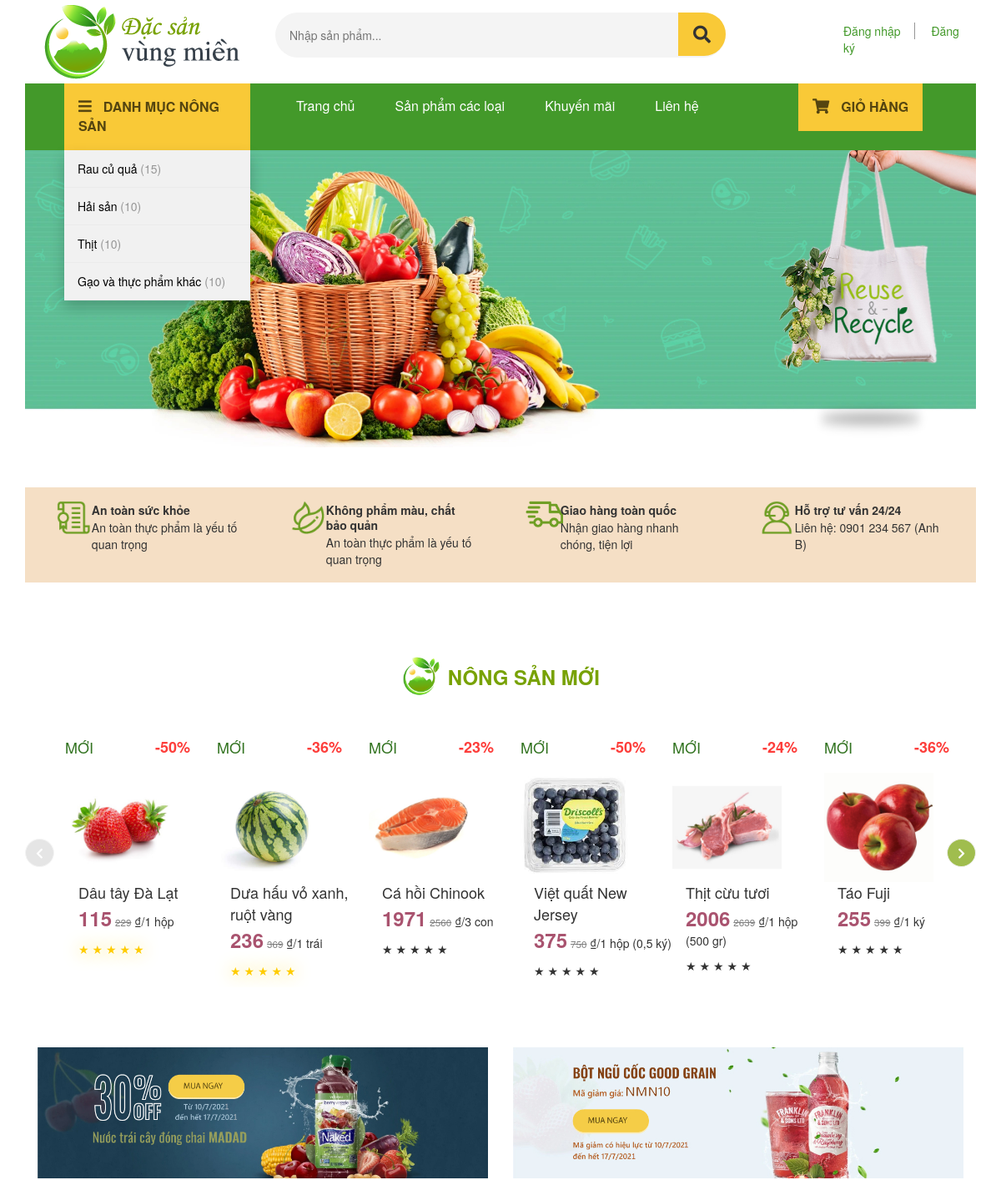
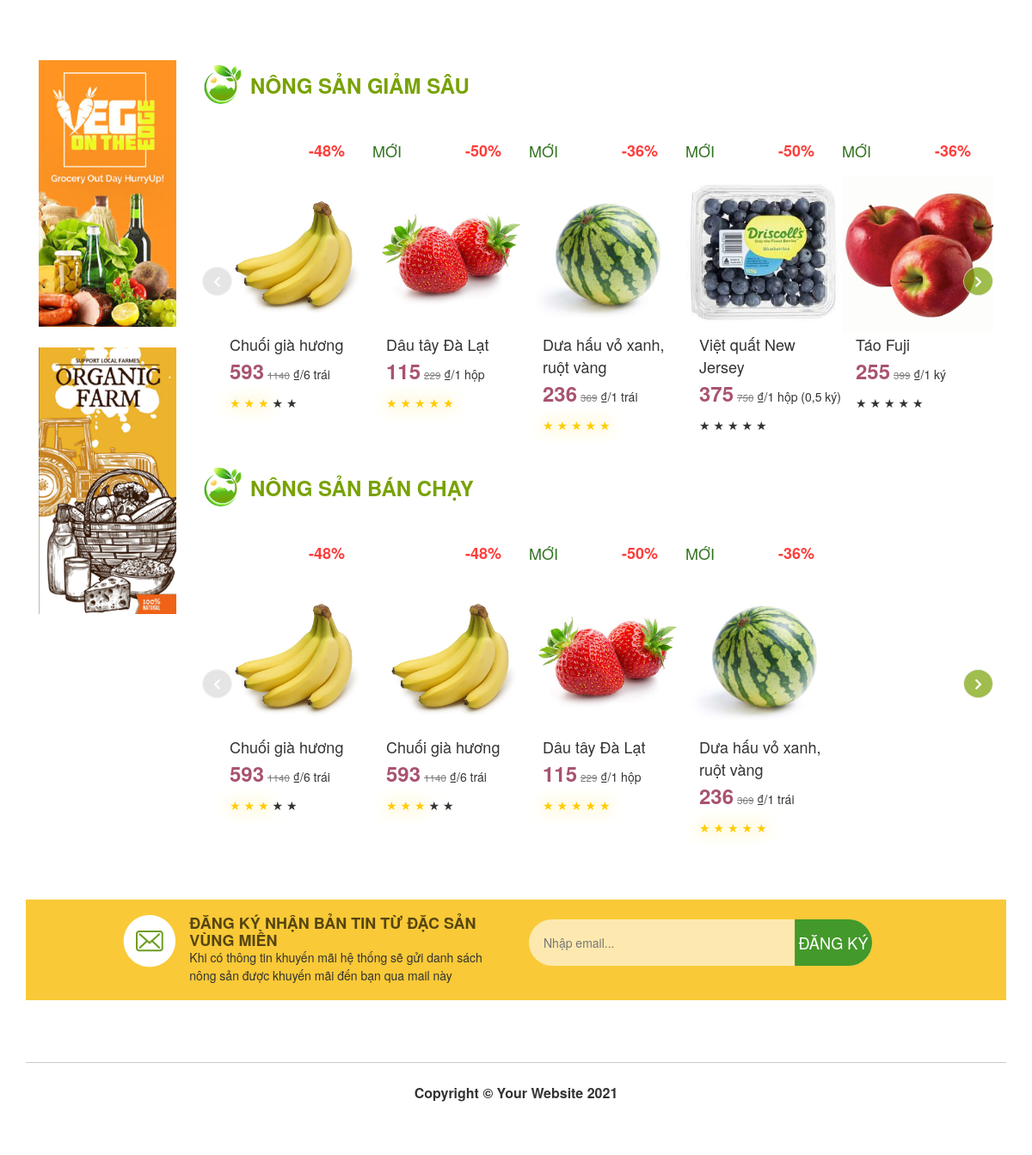
The page / on the database its author committed (2 pictures, top to bottom).
### tables this page shows
CREATE TABLE `categories` (
  `cat_id` int(11) NOT NULL,
  `cat_title` varchar(255) NOT NULL
);

CREATE TABLE `products` (
  `product_id` int(11) NOT NULL,
  `product_title` varchar(255) NOT NULL,
  `product_category_id` int(11) NOT NULL,
  `is_product_new` tinyint(1) NOT NULL,
  `is_product_sale` tinyint(1) NOT NULL,
  `product_current_price` double NOT NULL,
  `product_original_price` double NOT NULL,
  `product_price_unit` varchar(255) NOT NULL,
  `product_description` text NOT NULL,
  `short_desc` text NOT NULL,
  `product_image` varchar(255) NOT NULL,
  `product_remain` int(11) NOT NULL
);

CREATE TABLE `rating` (
  `rating_id` int(10) NOT NULL,
  `product_id` int(11) NOT NULL,
  `user_id` int(15) NOT NULL,
  `star` int(1) NOT NULL,
  `comment` text NOT NULL,
  `datetime` datetime NOT NULL
);

### public/index.php (the view, shortened to what the rows shown need)
<?php include(TEMPLATE_FRONT . DS . "header.php") ?>
        <div class="product-slider">
          <div class="row">
            <div class="MultiCarousel" data-items="1,3,5,6" data-slide="1" id="MultiCarousel"  data-interval="1000">
                    <div class="MultiCarousel-inner">
                    <?php
                        $query = query("SELECT * FROM product_info WHERE is_product_new = 1");
                        while($row = fetch_array($query)):
                            $isNew = $row['is_product_new'];
                            $isSale = $row['is_product_sale'];
                            $saleRate = 100 - $row['product_current_price']/$row['product_original_price']*100;
                            $productName = $row['product_title'];
                            $productPrice = $row['product_current_price'];
                            $originalPrice = $row['product_original_price'];
                            $productIMG = $row['product_image'];
                            $rating = $row['product_star'] ? $row['product_star'] : 0;
                            $unit = $row['product_price_unit'];
                    ?>
                        <div class="item">
                          <div class="row">
                            <div class="col-md-6 item-right">
                              <div class="is-new" <?php if($isNew){?>style="visibility:visible"<?php }?>>
                                  <h5>MỚI</h5>
                              </div>
                            </div>
                            <div class="col-md-6 item-left">
                              <div class="sale-rate" <?php if($isSale){?>style="visibility:visible"<?php }?>>
                                  <h4>-<?php echo number_format($saleRate) ?>%</h4>
                              </div>
                            </div>
                          </div>
                            <a href="item.php?id=<?php echo $row['product_id']?>&star=0">
                            <div class="pad15">
                                <img src="images/<?php echo $productIMG ?>" alt="">
                                <p class="p-name"><?php echo $productName ?></p>
                            </div>
                            </a>
                            <p class="product-price">
                                <span class="current-price"><?php echo $productPrice ?></span>
                                <span class="original-price"><?php echo $originalPrice ?></span> &#8363;/<?php echo $unit ?></p>
                                <p class="star-rate">
                                <span class="rate">
                                    <i class="star1 <?php if($rating>=1){?>active<?php }?>">★</i>
                                    <i class="star2 <?php if($rating>=2){?>active<?php }?>">★</i>
                                    <i class="star3 <?php if($rating>=3){?>active<?php }?>">★</i>
                                    <i class="star4 <?php if($rating>=4){?>active<?php }?>">★</i>
                                    <i class="star5 <?php if($rating>=5){?>active<?php }?>">★</i>
                                </span>
                                </p>
                        </div>
                        <?php endwhile ?>
                    </div>
            </div>
          </div>
        </div>
        <div class="product-sale">
          <div class="row">
            <div class="col-md-10">
              <div class="row">
                <div class="MultiCarousel" data-items="1,3,5,6" data-slide="1" id="MultiCarousel"  data-interval="1000" style="margin-top: 24px;">
                        <div class="MultiCarousel-inner">
                        <?php
                        $query = query("SELECT * FROM product_info WHERE is_product_sale = 1 HAVING product_current_price/product_original_price < 0.65 ");
                        while($row = fetch_array($query)):
                            $isNew = $row['is_product_new'];
                            $saleRate = 100 - $row['product_current_price']/$row['product_original_price']*100;
                            $productName = $row['product_title'];
                            $productPrice = $row['product_current_price'];
                            $originalPrice = $row['product_original_price'];
                            $productIMG = $row['product_image'];
                            $rating = $row['product_star'] ? $row['product_star'] : 0;
                            $unit = $row['product_price_unit'];
                    ?>
                    <div class="item">
                          <div class="row">
                            <div class="col-md-6 item-right">
                              <div class="is-new" <?php if($isNew){?>style="visibility:visible"<?php }?>>
                                  <h5>MỚI</h5>
                              </div>
                            </div>
                            <div class="col-md-6 item-left">
                              <div class="sale-rate" <?php if($saleRate){?>style="visibility:visible"<?php }?>>
                                  <h4>-<?php echo number_format($saleRate) ?>%</h4>
                              </div>
                            </div>
                          </div>
                            <a href="item.php?id=<?php echo $row['product_id']?>&star=0">
                            <div class="pad15">
                                <img src="images/<?php echo $productIMG ?>" alt="">
                                <p class="p-name"><?php echo $productName ?></p>
                            </div>
                            </a>
                            <p class="product-price">
                                <span class="current-price"><?php echo $productPrice ?></span>
                                <span class="original-price"><?php echo $originalPrice ?></span> &#8363;/<?php echo $unit ?></p>
                                <p class="star-rate">
                                <span class="rate">
                                    <i class="star1 <?php if($rating>=1){?>active<?php }?>">★</i>
                                    <i class="star2 <?php if($rating>=2){?>active<?php }?>">★</i>
                                    <i class="star3 <?php if($rating>=3){?>active<?php }?>">★</i>
                                    <i class="star4 <?php if($rating>=4){?>active<?php }?>">★</i>
                                    <i class="star5 <?php if($rating>=5){?>active<?php }?>">★</i>
                                </span>
                                </p>
                        </div>
                        <?php endwhile ?>
                        </div>
                </div>
              </div>
              <div class="row" style="margin-top: 24px;">
                <div class="MultiCarousel" data-items="1,3,5,6" data-slide="1" id="MultiCarousel"  data-interval="1000" style="margin-top: 24px;">
                        <div class="MultiCarousel-inner">
                        <?php
                        $query = query("SELECT * FROM product_info JOIN rating ON product_info.product_id = rating.product_id WHERE rating.star >= 4");
                        while($row = fetch_array($query)):
                            $isNew = $row['is_product_new'];
                            $isSale = $row['is_product_sale'];
                            $saleRate = 100 - $row['product_current_price']/$row['product_original_price']*100;
                            $productName = $row['product_title'];
                            $productPrice = $row['product_current_price'];
                            $originalPrice = $row['product_original_price'];
                            $productIMG = $row['product_image'];
                            $rating = $row['product_star'] ? $row['product_star'] : 0;
                            $unit = $row['product_price_unit'];
                    ?>
                    <div class="item">
                          <div class="row">
                            <div class="col-md-6 item-right">
                              <div class="is-new" <?php if($isNew){?>style="visibility:visible"<?php }?>>
                                  <h5>MỚI</h5>
                              </div>
                            </div>
                            <div class="col-md-6 item-left">
                              <div class="sale-rate" <?php if($isSale){?>style="visibility:visible"<?php }?>>
                                  <h4>-<?php echo number_format($saleRate) ?>%</h4>
                              </div>
                            </div>
                          </div>
                            <a href="item.php?id=<?php echo $row['product_id']?>&star=0">
                            <div class="pad15">
                                <img src="images/<?php echo $productIMG ?>" alt="">
                                <p class="p-name"><?php echo $productName ?></p>
                            </div>
                            </a>
                            <p class="product-price">
                                <span class="current-price"><?php echo $productPrice ?></span>
                                <span class="original-price"><?php echo $originalPrice ?></span> &#8363;/<?php echo $unit ?></p>
                                <p class="star-rate">
                                <span class="rate">
                                    <i class="star1 <?php if($rating>=1){?>active<?php }?>">★</i>
                                    <i class="star2 <?php if($rating>=2){?>active<?php }?>">★</i>
                                    <i class="star3 <?php if($rating>=3){?>active<?php }?>">★</i>
                                    <i class="star4 <?php if($rating>=4){?>active<?php }?>">★</i>
                                    <i class="star5 <?php if($rating>=5){?>active<?php }?>">★</i>
                                </span>
                                </p>
                        </div>
                        <?php endwhile ?>
                        </div>
                </div>
              </div>
            </div>
          </div>
        </div>
      </div>
    </div>
<?php include(TEMPLATE_FRONT . DS . "footer.php") ?>

### resource/templates/front/header.php (shortened to what the rows shown need)
<!DOCTYPE html>
<html lang="en">
<head>
    <link href="//maxcdn.bootstrapcdn.com/bootstrap/3.3.0/css/bootstrap.min.css"
    rel="stylesheet" id="bootstrap-css">
    <link rel="stylesheet" href="https://pro.fontawesome.com/releases/v5.10.0/css/all.css"
/>
    <link rel="stylesheet" href="css/fontawesome.min.css">
    <link href="css/shop-homepage.css" rel="stylesheet">
    <link href="css/homepage.css" rel="stylesheet">
    <link href="css/style.css" rel="stylesheet">
</head>
<body>
    <div class="container-fluid">
        <div class="container">
              <nav class="container-fluid navbar-expand-lg navbar-light">
                <div class="row">
                    <div class="col-md-3">
                        <div class="dropdown">
                            <div class="dropdown-content">
                            <?php
                                $queryString = "SELECT product_category_id, cat_title, cat_id, COUNT(product_id) AS total FROM products JOIN categories
                                ON categories.cat_id = products.product_category_id GROUP BY product_category_id ";
                                $query = query($queryString);
                                while($row = fetch_array($query)):
                                    $total = $row['total'];
                                    $categoryName = $row['cat_title'];
                                    $categoryID = $row['cat_id'];
                            ?>
                                <a href="category.php?cat=<?php echo $categoryID?>&page=1&filter=0"><?php echo $categoryName?> <span>(<?php echo $total?>)</span></a>
                                <?php endwhile ?>
                            </div>
                        </div>
                    </div>
                </div>
            </nav>

### rows shown on the page
categories: cat_title "Rau củ quả", total "15"
categories: cat_title "Hải sản", total "10"
categories: cat_title "Thịt", total "10"
categories: cat_title "Gạo và thực phẩm khác", total "10"
products: saleRate "50", product_image (picture), product_title "Dâu tây Đà Lạt", product_current_price "115", product_original_price "229", product_price_unit "1 hộp"
products: saleRate "36", product_image (picture), product_title "Dưa hấu vỏ xanh, ruột vàng", product_current_price "236", product_original_price "369", product_price_unit "1 trái"
products: saleRate "23", product_image (picture), product_title "Cá hồi Chinook", product_current_price "1971", product_original_price "2560", product_price_unit "3 con"
products: saleRate "50", product_image (picture), product_title "Việt quất New Jersey", product_current_price "375", product_original_price "750", product_price_unit "1 hộp (0,5 ký)"
products: saleRate "24", product_image (picture), product_title "Thịt cừu tươi", product_current_price "2006", product_original_price "2639", product_price_unit "1 hộp (500 gr)"
products: saleRate "36", product_image (picture), product_title "Táo Fuji", product_current_price "255", product_original_price "399", product_price_unit "1 ký"
products: saleRate "48", product_image (picture), product_title "Chuối già hương", product_current_price "593", product_original_price "1140", product_price_unit "6 trái"
rating: product.product_original_price "48", product.product_image (picture), product.product_title "Chuối già hương", product.product_current_price "593", product.product_original_price "1140", product.product_price_unit "6 trái"
rating: product.product_original_price "48", product.product_image (picture), product.product_title "Chuối già hương", product.product_current_price "593", product.product_original_price "1140", product.product_price_unit "6 trái"
rating: product.product_original_price "50", product.product_image (picture), product.product_title "Dâu tây Đà Lạt", product.product_current_price "115", product.product_original_price "229", product.product_price_unit "1 hộp"
rating: product.product_original_price "36", product.product_image (picture), product.product_title "Dưa hấu vỏ xanh, ruột vàng", product.product_current_price "236", product.product_original_price "369", product.product_price_unit "1 trái"
